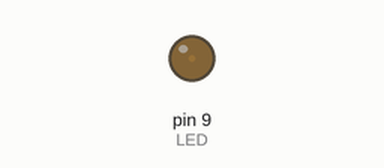
This sketch was run on a simulated Arduino Uno, built with avr-gcc and run on an emulated ATmega328P. On the bench: output pins drawn as LEDs (lit = HIGH).

Above: at 0.05 s.
At 0.95 s:
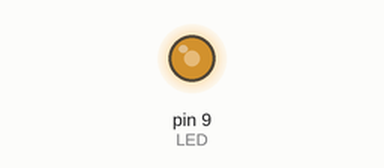
At 1.4 s:
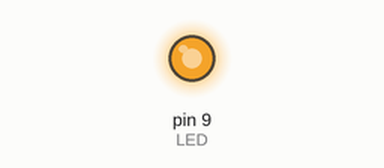
At 2.75 s:
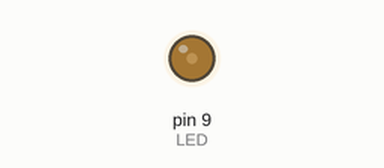
Timing chart, 0 to 7.2 s (numbered marks = the images above):
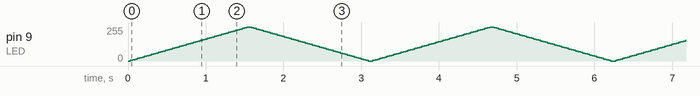

The sketch:

___.ino
```cpp
const int LED = 9;
const int DELAY_TIME = 30;  // 延时时间

void setup() {
  pinMode(LED, OUTPUT);
}

void loop() {
  for (int fadeValue = 0; fadeValue <= 255; fadeValue += 5) {
    analogWrite(LED, fadeValue);
    delay(DELAY_TIME);
  }

  for (int fadeValue = 255; fadeValue >= 0; fadeValue -= 5) {
    analogWrite(LED, fadeValue);
    delay(DELAY_TIME);
  }
}
```
